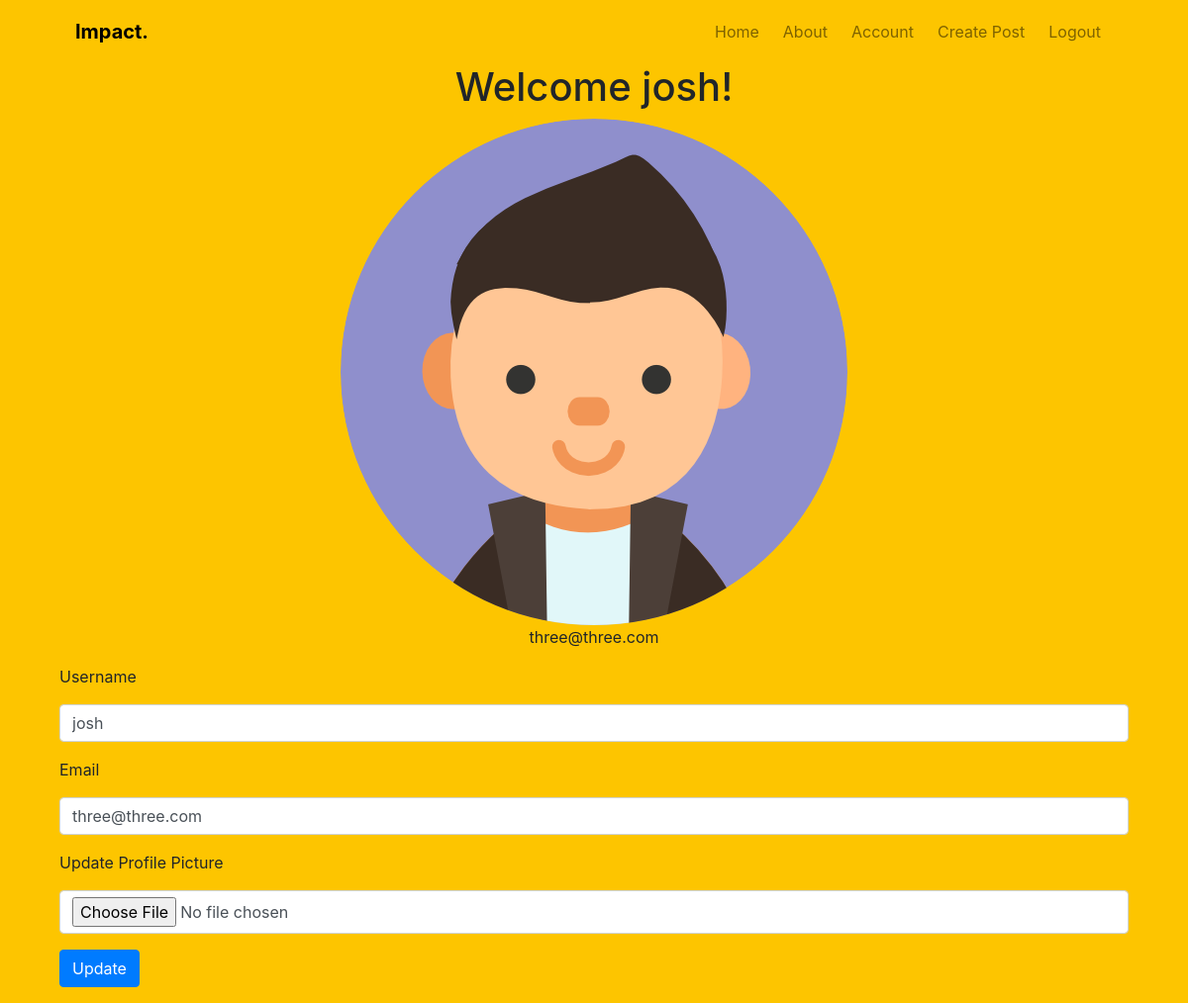
The app's page /account (signed in) with its own data.
### impact/models.py (models this page shows, shortened)
class User(db.Model,UserMixin):
    __tablename__ = 'users'
    id = db.Column(db.Integer, primary_key=True)
    profile_image = db.Column(db.String(64), nullable=False, default='default_profile.png')
    email = db.Column(db.String(64), unique=True, index=True)
    username = db.Column(db.String(64), unique=True, index=True)
    password_hash = db.Column(db.String(128))
    posts = db.relationship("Post", backref="author", lazy=True)

### impact/users/views.py (the view)
@users.route('/account', methods=['GET', 'POST'])
@login_required
def account():
    form = UpdateUserForm()
    if form.validate_on_submit():
        if form.avatar.data:
            username = current_user.username
            pic = add_profile_pic(form.avatar.data, username)
            current_user.profile_image = pic
        current_user.username = form.username.data
        current_user.email = form.email.data
        db.session.commit()
        flash('Your account had been updated!')
        return redirect(url_for('users.account'))
    elif request.method == "GET":
        form.username.data = current_user.username
        form.email.data = current_user.email
    profile_image = url_for('static', filename='profile_pics/' + current_user.profile_image)
    return render_template('account.html', profile_image=profile_image, form=form)

### impact/users/forms.py (shortened to what this page needs)
class UpdateUserForm(FlaskForm):
    email = StringField('Email', validators=[DataRequired(), Email()])
    username = StringField('Username', validators=[DataRequired()])
    avatar = FileField('Update Profile Picture', validators=[
                        FileAllowed(['jpg', 'png'])])
    submit = SubmitField('Update')

### impact/models.py (called while the page is built)
@login_manager.user_loader
def load_user(user_id):
    return User.query.get(user_id)

### impact/templates/account.html (shortened to what this page needs)
{% extends "base.html" %}
{% block content %}
  <div class="">
    <div align='center'>
      <h1>Welcome {{current_user.username}}!</h1>
      <img align='center' src="{{url_for('static',filename='profile_pics/'+current_user.profile_image)}}">
      <p>{{ current_user.email }}</p>
    </div>
  </div>
  <div class="container">
    <form  method="POST" action="" enctype="multipart/form-data">
      <div class="form-group">
        {{form.username.label(class='form-group')}}
        {{form.username(class='form-control')}}
      </div>
      <div class="form-group">
      {{form.email.label(class='form-group')}}
      {{form.email(class='form-control')}}
      </div>
      <div class="form-group">
      {{form.avatar.label(class='form-group')}}
      {{form.avatar(class='form-control')}}
      </div>
      <div class="form-group">
       {{form.submit(class='btn btn-primary')}}
      </div>
    </form>
  </div>
{% endblock %}

### impact/templates/base.html (shortened to what this page needs)
<!DOCTYPE html>
<html lang="en">
<head>
    <link rel="stylesheet" href="https://maxcdn.bootstrapcdn.com/bootstrap/4.0.0/css/bootstrap.min.css"
>
</head>
<body style="background-color: #fdc500;">
    <div class="container" style="background-color: #fdc500;">
    <nav class="navbar navbar-expand-lg navbar-light" style="background-color: #fdc500;">
        <div class="container-fluid">
            <a class="navbar-brand font-weight-bold" href="#" style="color: #000000;" >Impact.</a>
            <div class="collapse navbar-collapse" id="navbarSupportedContent">
                <ul class="navbar-nav ml-auto mb-2 mb-lg-0 ">
                    <li class="nav-item p-1" aria-current="true">
                        <a class="nav-link" aria-current="page" href="{{url_for('core.index')}}">Home</a>
                    </li>
                    <li class="nav-item p-1">
                        <a class="nav-link" href="{{url_for('core.about')}}">About</a>
                    </li>
                    {% if current_user.is_authenticated %}
                    <li class="nav-item p-1">
                        <a class="nav-link" href="{{ url_for('users.account')}}" >Account</a>
                    </li>
                    <li class="nav-item p-1">
                        <a class="nav-link" href="#" >Create Post</a>
                    </li>
                    <li class="nav-item p-1">
                        <a class="nav-link" href="{{ url_for('users.logout')}}" >Logout</a>
                    </li>
                    {% endif %}
                </ul>
            </div>
        </div>
    </nav>
    </div>
    <div class="container">
        {% block content %}
        {% endblock%}
    </div>
</body>
</html>

### records on screen
User: username "josh", profile_image (placeholder picture), email "three@three.com"
